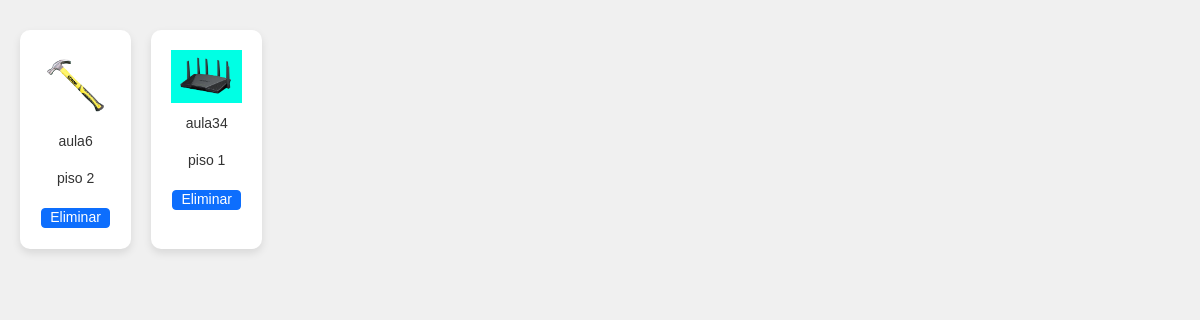
Page /localizacion on the earlier database version.
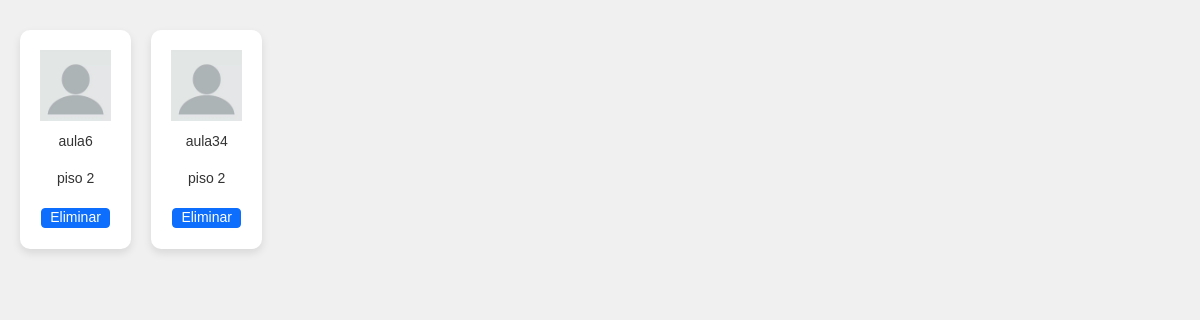
Same page on the later database version.
### SGM/SGM.py (models this page shows)
class Location(db.Model):
    __tablename__ = 'location'
    id = Column(Integer, primary_key=True, autoincrement=True)
    name = Column(String(255), nullable=False)
    planta = Column(String(255), nullable=True)
    descrip = Column(String(255), nullable=True)
    img = Column(String(255), nullable=True)

### SGM/SGM.py (the view)
@app.route('/localizacion')
def localizacion():
    locations = Location.query.all()
    return render_template('locations.html', locations=locations)

### SGM/templates/locations.html (shortened to what this page needs)
<!DOCTYPE html>
<html lang="en">
<head>
    <link rel="stylesheet" href="https://cdnjs.cloudflare.com/ajax/libs/font-awesome/6.0.0-beta3/css/all.min.css">
    <link href="https://cdn.jsdelivr.net/npm/bootstrap@5.3.0-alpha1/dist/css/bootstrap.min.css" rel="stylesheet">
</head>
<body>
    <div class="grid-container">
        {% if locations %}
            {% for location in locations %}
                <div class="grid-item">
                    <img src="static/uploads/{{ location.img }}" alt="{{ location.name }}">
                    <p>{{ location.name }}</p>
                    <p>{{ location.planta }}</p>
                    <div>
                        <form action="{{ url_for('borrar_location', id=location.id) }}" method="post" style="display: inline;">
                            <input class="btn btn-primary btn-sm" style="--bs-btn-line-height: 0.7;" type="submit" value="Eliminar" onclick="return confirm('¿Estás seguro de eliminar esto?')">
                        </form>
                    </div>
                </div>
            {% endfor %}
        {% endif %}
    </div>
</body>
</html>

Differences in the rows shown:
changed Location "aula6": img: a different picture
changed Location "aula34": img: a different picture; planta "piso 1" → "piso 2"
